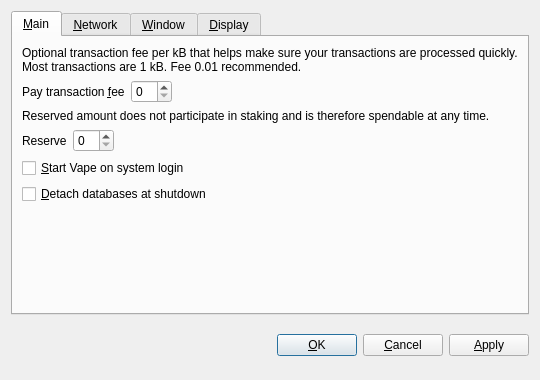
<?xml version="1.0" encoding="UTF-8"?>
<ui version="4.0">
 <class>OptionsDialog</class>
 <widget class="QDialog" name="OptionsDialog">
  <property name="geometry">
   <rect>
    <x>0</x>
    <y>0</y>
    <width>540</width>
    <height>380</height>
   </rect>
  </property>
  <property name="windowTitle">
   <string>Options</string>
  </property>
  <property name="modal">
   <bool>true</bool>
  </property>
  <layout class="QVBoxLayout" name="verticalLayout">
   <item>
    <widget class="QTabWidget" name="tabWidget">
     <property name="tabPosition">
      <enum>QTabWidget::North</enum>
     </property>
     <property name="currentIndex">
      <number>0</number>
     </property>
     <widget class="QWidget" name="tabMain">
      <attribute name="title">
       <string>&amp;Main</string>
      </attribute>
      <layout class="QVBoxLayout" name="verticalLayout_Main">
       <item>
        <widget class="QLabel" name="transactionFeeInfoLabel">
         <property name="text">
          <string>Optional transaction fee per kB that helps make sure your transactions are processed quickly. Most transactions are 1 kB. Fee 0.01 recommended.</string>
         </property>
         <property name="textFormat">
          <enum>Qt::PlainText</enum>
         </property>
         <property name="wordWrap">
          <bool>true</bool>
         </property>
        </widget>
       </item>
       <item>
        <layout class="QHBoxLayout" name="horizontalLayoutFee">
         <item>
          <widget class="QLabel" name="transactionFeeLabel">
           <property name="text">
            <string>Pay transaction &amp;fee</string>
           </property>
           <property name="textFormat">
            <enum>Qt::PlainText</enum>
           </property>
           <property name="buddy">
            <cstring>transactionFee</cstring>
           </property>
          </widget>
         </item>
         <item>
          <widget class="BitcoinAmountField" name="transactionFee"/>
         </item>
         <item>
          <spacer name="horizontalSpacerFee">
           <property name="orientation">
            <enum>Qt::Horizontal</enum>
           </property>
           <property name="sizeHint" stdset="0">
            <size>
             <width>40</width>
             <height>20</height>
            </size>
           </property>
          </spacer>
         </item>
        </layout>
       </item>
       <item>
        <widget class="QLabel" name="reserveBalanceInfoLabel">
         <property name="text">
          <string>Reserved amount does not participate in staking and is therefore spendable at any time.</string>
         </property>
         <property name="textFormat">
          <enum>Qt::PlainText</enum>
         </property>
         <property name="wordWrap">
          <bool>true</bool>
         </property>
        </widget>
       </item>
       <item>
        <layout class="QHBoxLayout" name="horizontalLayoutReserveBalance">
         <item>
          <widget class="QLabel" name="reserveBalanceLabel">
           <property name="text">
            <string>Reserve</string>
           </property>
           <property name="textFormat">
            <enum>Qt::PlainText</enum>
           </property>
           <property name="buddy">
            <cstring>reserveBalance</cstring>
           </property>
          </widget>
         </item>
         <item>
          <widget class="BitcoinAmountField" name="reserveBalance"/>
         </item>
         <item>
          <spacer name="horizontalSpacerReserveBalance">
           <property name="orientation">
            <enum>Qt::Horizontal</enum>
           </property>
           <property name="sizeHint" stdset="0">
            <size>
             <width>40</width>
             <height>20</height>
            </size>
           </property>
          </spacer>
         </item>
        </layout>
       </item>
       <item>
        <widget class="QCheckBox" name="bitcoinAtStartup">
         <property name="toolTip">
          <string>Automatically start Vape after logging in to the system.</string>
         </property>
         <property name="text">
          <string>&amp;Start Vape on system login</string>
         </property>
        </widget>
       </item>
       <item>
        <widget class="QCheckBox" name="detachDatabases">
         <property name="toolTip">
          <string>Detach block and address databases at shutdown. This means they can be moved to another data directory, but it slows down shutdown. The wallet is always detached.</string>
         </property>
         <property name="text">
          <string>&amp;Detach databases at shutdown</string>
         </property>
        </widget>
       </item>
       <item>
        <spacer name="verticalSpacer_Main">
         <property name="orientation">
          <enum>Qt::Vertical</enum>
         </property>
         <property name="sizeHint" stdset="0">
          <size>
           <width>20</width>
           <height>40</height>
          </size>
         </property>
        </spacer>
       </item>
      </layout>
     </widget>
     <widget class="QWidget" name="tabNetwork">
      <attribute name="title">
       <string>&amp;Network</string>
      </attribute>
      <layout class="QVBoxLayout" name="verticalLayout_Network">
       <item>
        <widget class="QCheckBox" name="mapPortUpnp">
         <property name="toolTip">
          <string>Automatically open the Vape client port on the router. This only works when your router supports UPnP and it is enabled.</string>
         </property>
         <property name="text">
          <string>Map port using &amp;UPnP</string>
         </property>
        </widget>
       </item>
       <item>
        <widget class="QCheckBox" name="connectSocks">
         <property name="toolTip">
          <string>Connect to the Vape network through a SOCKS proxy (e.g. when connecting through Tor).</string>
         </property>
         <property name="text">
          <string>&amp;Connect through SOCKS proxy:</string>
         </property>
        </widget>
       </item>
       <item>
        <layout class="QHBoxLayout" name="horizontalLayout_Network">
         <item>
          <widget class="QLabel" name="proxyIpLabel">
           <property name="text">
            <string>Proxy &amp;IP:</string>
           </property>
           <property name="textFormat">
            <enum>Qt::PlainText</enum>
           </property>
           <property name="buddy">
            <cstring>proxyIp</cstring>
           </property>
          </widget>
         </item>
         <item>
          <widget class="QValidatedLineEdit" name="proxyIp">
           <property name="maximumSize">
            <size>
             <width>140</width>
             <height>16777215</height>
            </size>
           </property>
           <property name="toolTip">
            <string>IP address of the proxy (e.g. 127.0.0.1)</string>
           </property>
          </widget>
         </item>
         <item>
          <widget class="QLabel" name="proxyPortLabel">
           <property name="text">
            <string>&amp;Port:</string>
           </property>
           <property name="textFormat">
            <enum>Qt::PlainText</enum>
           </property>
           <property name="buddy">
            <cstring>proxyPort</cstring>
           </property>
          </widget>
         </item>
         <item>
          <widget class="QLineEdit" name="proxyPort">
           <property name="maximumSize">
            <size>
             <width>55</width>
             <height>16777215</height>
            </size>
           </property>
           <property name="toolTip">
            <string>Port of the proxy (e.g. 9050)</string>
           </property>
          </widget>
         </item>
         <item>
          <widget class="QLabel" name="socksVersionLabel">
           <property name="text">
            <string>SOCKS &amp;Version:</string>
           </property>
           <property name="textFormat">
            <enum>Qt::PlainText</enum>
           </property>
           <property name="buddy">
            <cstring>socksVersion</cstring>
           </property>
          </widget>
         </item>
         <item>
          <widget class="QValueComboBox" name="socksVersion">
           <property name="toolTip">
            <string>SOCKS version of the proxy (e.g. 5)</string>
           </property>
          </widget>
         </item>
         <item>
          <spacer name="horizontalSpacer_Network">
           <property name="orientation">
            <enum>Qt::Horizontal</enum>
           </property>
           <property name="sizeHint" stdset="0">
            <size>
             <width>40</width>
             <height>20</height>
            </size>
           </property>
          </spacer>
         </item>
        </layout>
       </item>
       <item>
        <spacer name="verticalSpacer_Network">
         <property name="orientation">
          <enum>Qt::Vertical</enum>
         </property>
         <property name="sizeHint" stdset="0">
          <size>
           <width>20</width>
           <height>40</height>
          </size>
         </property>
        </spacer>
       </item>
      </layout>
     </widget>
     <widget class="QWidget" name="tabWindow">
      <attribute name="title">
       <string>&amp;Window</string>
      </attribute>
      <layout class="QVBoxLayout" name="verticalLayout_Window">
       <item>
        <widget class="QCheckBox" name="minimizeToTray">
         <property name="toolTip">
          <string>Show only a tray icon after minimizing the window.</string>
         </property>
         <property name="text">
          <string>&amp;Minimize to the tray instead of the taskbar</string>
         </property>
        </widget>
       </item>
       <item>
        <widget class="QCheckBox" name="minimizeOnClose">
         <property name="toolTip">
          <string>Minimize instead of exit the application when the window is closed. When this option is enabled, the application will be closed only after selecting Quit in the menu.</string>
         </property>
         <property name="text">
          <string>M&amp;inimize on close</string>
         </property>
        </widget>
       </item>
       <item>
        <spacer name="verticalSpacer_Window">
         <property name="orientation">
          <enum>Qt::Vertical</enum>
         </property>
         <property name="sizeHint" stdset="0">
          <size>
           <width>20</width>
           <height>40</height>
          </size>
         </property>
        </spacer>
       </item>
      </layout>
     </widget>
     <widget class="QWidget" name="tabDisplay">
      <attribute name="title">
       <string>&amp;Display</string>
      </attribute>
      <layout class="QVBoxLayout" name="verticalLayout_Display">
       <item>
        <layout class="QHBoxLayout" name="horizontalLayout_1_Display">
         <item>
          <widget class="QLabel" name="langLabel">
           <property name="text">
            <string>User Interface &amp;language:</string>
           </property>
           <property name="textFormat">
            <enum>Qt::PlainText</enum>
           </property>
           <property name="buddy">
            <cstring>lang</cstring>
           </property>
          </widget>
         </item>
         <item>
          <widget class="QValueComboBox" name="lang">
           <property name="toolTip">
            <string>The user interface language can be set here. This setting will take effect after restarting Vape.</string>
           </property>
          </widget>
         </item>
        </layout>
       </item>
       <item>
        <layout class="QHBoxLayout" name="horizontalLayout_2_Display">
         <item>
          <widget class="QLabel" name="unitLabel">
           <property name="text">
            <string>&amp;Unit to show amounts in:</string>
           </property>
           <property name="textFormat">
            <enum>Qt::PlainText</enum>
           </property>
           <property name="buddy">
            <cstring>unit</cstring>
           </property>
          </widget>
         </item>
         <item>
          <widget class="QValueComboBox" name="unit">
           <property name="toolTip">
            <string>Choose the default subdivision unit to show in the interface and when sending coins.</string>
           </property>
          </widget>
         </item>
        </layout>
       </item>
       <item>
        <widget class="QCheckBox" name="displayAddresses">
         <property name="toolTip">
          <string>Whether to show Vape addresses in the transaction list or not.</string>
         </property>
         <property name="text">
          <string>&amp;Display addresses in transaction list</string>
         </property>
        </widget>
       </item>
       <item>
        <widget class="QCheckBox" name="coinControlFeatures">
         <property name="toolTip">
          <string>Whether to show coin control features or not.</string>
         </property>
         <property name="text">
          <string>Display coin &amp;control features (experts only!)</string>
         </property>
        </widget>
       </item>
       <item>
        <spacer name="verticalSpacer_Display">
         <property name="orientation">
          <enum>Qt::Vertical</enum>
         </property>
         <property name="sizeHint" stdset="0">
          <size>
           <width>20</width>
           <height>40</height>
          </size>
         </property>
        </spacer>
       </item>
      </layout>
     </widget>
    </widget>
   </item>
   <item>
    <layout class="QHBoxLayout" name="horizontalLayout_Buttons">
     <item>
      <spacer name="horizontalSpacer_1">
       <property name="orientation">
        <enum>Qt::Horizontal</enum>
       </property>
       <property name="sizeHint" stdset="0">
        <size>
         <width>40</width>
         <height>48</height>
        </size>
       </property>
      </spacer>
     </item>
     <item>
      <widget class="QLabel" name="statusLabel">
       <property name="font">
        <font>
         <weight>75</weight>
         <bold>true</bold>
        </font>
       </property>
       <property name="text">
        <string/>
       </property>
       <property name="textFormat">
        <enum>Qt::PlainText</enum>
       </property>
       <property name="wordWrap">
        <bool>true</bool>
       </property>
      </widget>
     </item>
     <item>
      <spacer name="horizontalSpacer_2">
       <property name="orientation">
        <enum>Qt::Horizontal</enum>
       </property>
       <property name="sizeHint" stdset="0">
        <size>
         <width>40</width>
         <height>48</height>
        </size>
       </property>
      </spacer>
     </item>
     <item>
      <widget class="QPushButton" name="okButton">
       <property name="text">
        <string>&amp;OK</string>
       </property>
      </widget>
     </item>
     <item>
      <widget class="QPushButton" name="cancelButton">
       <property name="text">
        <string>&amp;Cancel</string>
       </property>
       <property name="autoDefault">
        <bool>false</bool>
       </property>
      </widget>
     </item>
     <item>
      <widget class="QPushButton" name="applyButton">
       <property name="text">
        <string>&amp;Apply</string>
       </property>
       <property name="autoDefault">
        <bool>false</bool>
       </property>
      </widget>
     </item>
    </layout>
   </item>
  </layout>
 </widget>
 <customwidgets>
  <customwidget>
   <class>BitcoinAmountField</class>
   <extends>QSpinBox</extends>
   <header>bitcoinamountfield.h</header>
  </customwidget>
  <customwidget>
   <class>QValueComboBox</class>
   <extends>QComboBox</extends>
   <header>qvaluecombobox.h</header>
  </customwidget>
  <customwidget>
   <class>QValidatedLineEdit</class>
   <extends>QLineEdit</extends>
   <header>qvalidatedlineedit.h</header>
  </customwidget>
 </customwidgets>
 <resources/>
 <connections/>
</ui>
